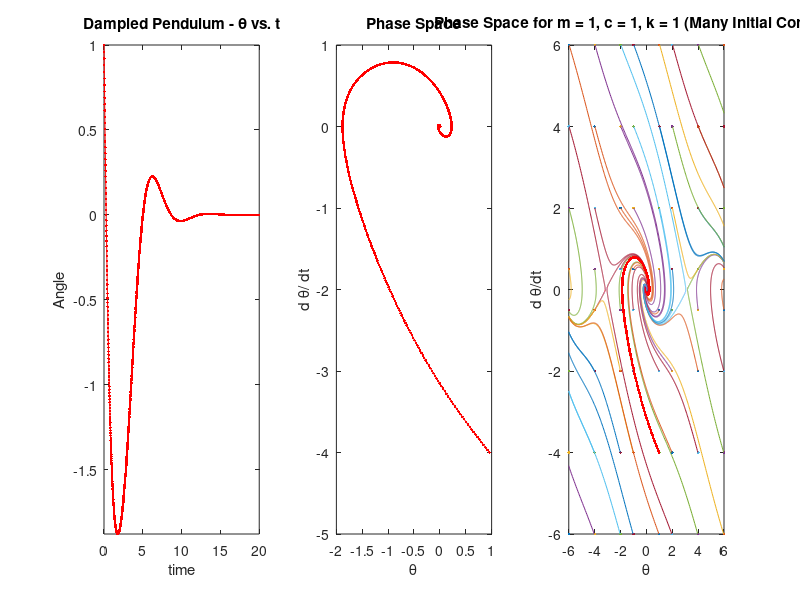

Source code (MATLAB):
%Pendulum (y = theta)
%y''-cy+ksiny=0
clc; clear; close all;
m   = 1;
c   = 1;
k   = 1;
dt  = 0.01;
Tend = 20;
dydt = -4; 
%INITIAL CONDITION
i = 1;
t(i) = 0;
y(i) = 1;
i = 2;
t(i) = dt;
y(2) =  y(1)+dt*dydt;
%y(2) = y(1); %can also try this condition
%SOLUTION IN TIME
while t < Tend 
    t(i+1) = t(i)+dt;
    y(i+1) = (-sin(y(i))+c*y(i-1)/(2*dt) ...
                -m/dt^2*y(i-1)+m*2/dt^2*y(i))/(m/dt^2+c/(2*dt));
    i = i+1; 
end
for j = 2:i
    dydt(j-1) = (y(j)-y(j-1))/dt;
end
subplot(1,3,1),plot(t,y,'r.-'),title('Dampled Pendulum - \theta vs. t'),axis tight
xlabel('time'),ylabel('Angle')
subplot(1,3,2),plot(y(2:end),dydt,'r.-'),title('Phase Space')
xlabel('\theta'),ylabel('d \theta/ dt')
subplot(1,3,3),plot(y(2:end),dydt,'r.-'),title('Phase Space')
xlabel('\theta'),ylabel('d \theta/ dt')

IC = [-6 -4 -2  -1  ...
       6  4  2  1];
DXDT = [ -6 -4  -2 -0.5 0.5 2  4 6];
N = 5000;
for i1 = 1:length(IC)  
y(1) = IC(i1);
   t = t+dt;
for i2 = 1:length(DXDT)   
y(2) = y(1)+dt*DXDT(i2);
t(2) = dt;
for i = 2:N
    t(i+1) = t(i)+dt;
    y(i+1) = (-sin(y(i))+c*y(i-1)/(2*dt) ...
                -m/dt^2*y(i-1)+m*2/dt^2*y(i))/(m/dt^2+c/(2*dt));
    i = i+1; 
end
dydt = (y(2:end)-y(1:end-1))./dt;
subplot(1,3,3)
plot(y(1),(y(2)-y(1))/dt,'.'), hold on,
plot(0.5.*(y(2:end)+y(1:end-1)),dydt,'-')

if y(1) == 1 && i2 == 2
    1
    plot(y(1),(y(2)-y(1))/dt,'.'), hold on,
    plot(0.5.*(y(2:end)+y(1:end-1)),dydt,'r.-')
end
end
end

axis([min(IC) max(IC) min(DXDT) max(DXDT)])
 title(['Phase Space for m = 1, c = ',num2str(c),', k = 1 (Many Initial Conditions)'])
 xlabel('\theta')
 ylabel('d \theta/dt')

